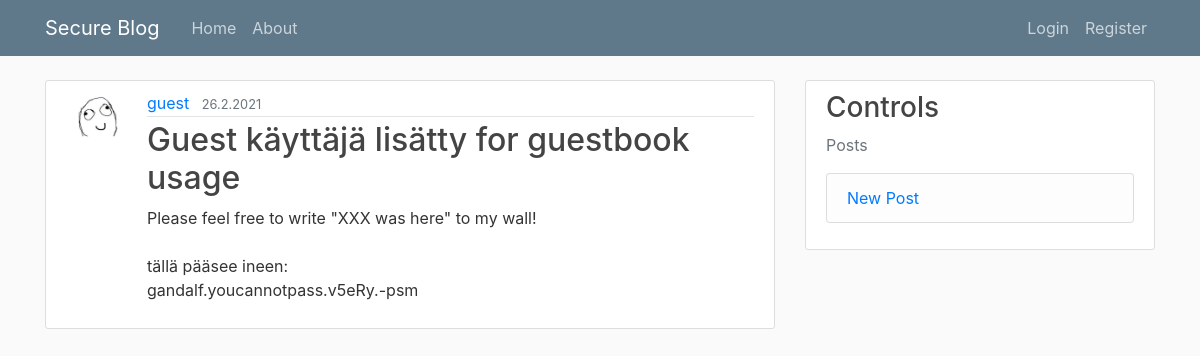
The app's page /post/36/ with its own data.
### blog/models.py (models this page shows, shortened)
class Post(models.Model):
	title = models.CharField(max_length=100)
	content = models.TextField()
	date_posted = models.DateTimeField(default=timezone.now)
	author = models.ForeignKey(User, on_delete=models.CASCADE)

### users/models.py (models this page shows, shortened)
class Profile(models.Model):
	user = models.OneToOneField(User, on_delete=models.CASCADE)
	image = models.ImageField(default='default.jpg', upload_to='profile_pics')

### blog/views.py (the view)
# urls.py: path('post/<int:pk>/', PostDetailView.as_view(), name='post-detail'),
class PostDetailView(DetailView):
	model = Post

### blog/templates/blog/post_detail.html (shortened to what this page needs)
{% extends "blog/base.html" %}
{% block content %}
	<article class="media content-section">
	  <img class="rounded-circle article-img" src="{{ object.author.profile.image.url }}">
	  <div class="media-body">
	    <div class="article-metadata">
	      <a class="mr-2" href="{% url 'user-posts' object.author.username %}">{{ object.author }}</a>
	      <small class="text-muted">{{ object.date_posted|date:"j.n.Y" }}</small>
	    </div>
	    <h2 class="article-title">{{ object.title }}</h2>
	    <p class="article-content">{{ object.content }}</p>
	  </div>
	</article>
{% endblock content %}

### blog/static/blog/main.css (style rules this page uses)
body { background: #fafafa; color: #333333; margin-top: 5rem; }
h1, h2, h3, h4, h5, h6 { color: #444444; }
.content-section { background: #ffffff; padding: 10px 20px; border: 1px solid #dddddd; border-radius: 3px; margin-bottom: 20px; }
.article-title { color: #444444; }
.article-content { white-space: pre-line; }
.article-img { height: 65px; width: 65px; margin-right: 16px; }
.article-metadata { padding-bottom: 1px; margin-bottom: 4px; border-bottom: 1px solid #e3e3e3 }

### records on screen
Post: author.profile.image (placeholder picture), author "guest", date_posted "26.2.2021", title "Guest käyttäjä lisätty for guestbook usage", content "Please feel free to write \"XXX was here\" to my wall! tällä pääsee ineen: gandalf.youcannotpass.v5eRy.-psm"
